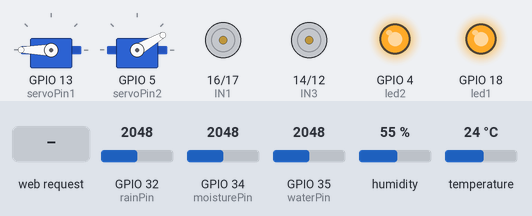
The sketch below on a simulated ESP32. Shown: 2 × servo, motor-driver pin pairs drawn as motors (green arrow = first pin HIGH = forward, orange = second pin HIGH = backward, longer = more drive, scaled by the enable pin), output pins drawn as LEDs (lit = HIGH). The inputs (shaded band) are chosen by the test bench; at power-on: GPIO 32 (rainPin) = 2048, GPIO 34 (moisturePin) = 2048, GPIO 35 (waterPin) = 2048, humidity 55 %, temperature 24 °C. What the sketch prints to the serial monitor is not drawn.

Above: at 1.2 s.
1.3 s: HTTP request GET /led1/on received
At 2.0 s:
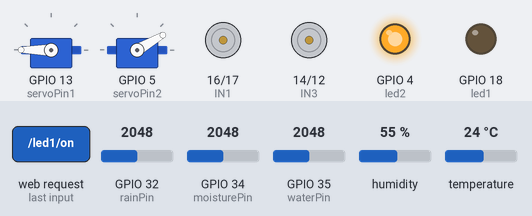
2.8 s: HTTP request GET /led2/on received
At 3.1 s:
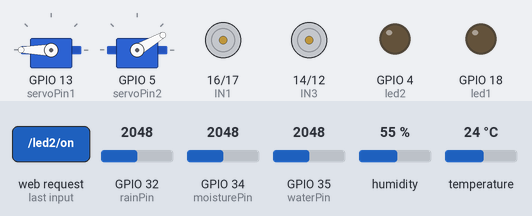
4.3 s: HTTP request GET /led1/off received
At 5.5 s:
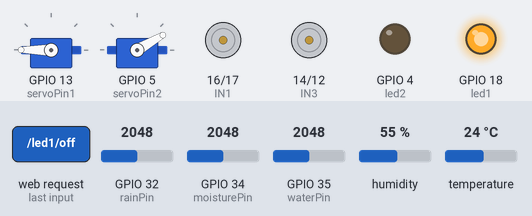
5.8 s: HTTP request GET /f received
At 6.6 s:
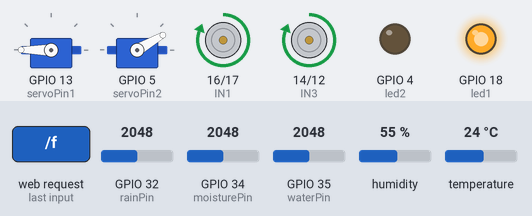
7.3 s: HTTP request GET /led2/off received
At 7.7 s:
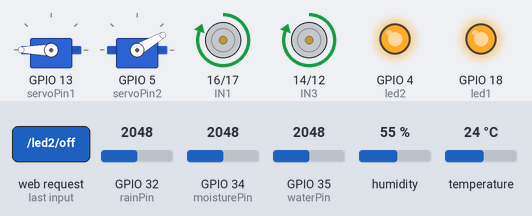
8.8 s: HTTP request GET /b received
At 10.1 s:
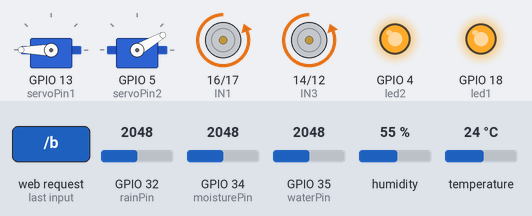
Timing chart, 0 to 11.3 s (numbered marks = the images above; inputs shaded):
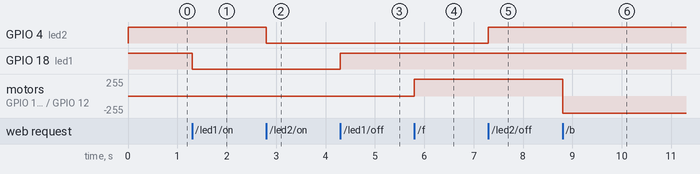

Measured:
- after the input at 1.3 s, GPIO 18 (led1): HIGH → LOW at once
- after the input at 2.8 s, GPIO 4 (led2): HIGH → LOW at once
- after the input at 4.3 s, GPIO 18 (led1): LOW → HIGH at once
- after the input at 5.8 s, motor on GPIO 16 (IN1) / GPIO 17 (IN2), motor on GPIO 14 (IN3) / GPIO 12 (IN4): stopped → forward 255/255 at once
- after the input at 7.3 s, GPIO 4 (led2): LOW → HIGH at once
- after the input at 8.8 s, motor on GPIO 16 (IN1) / GPIO 17 (IN2), motor on GPIO 14 (IN3) / GPIO 12 (IN4): forward 255/255 → backward 255/255 at once

The sketch:

AgroBot_Code.ino
```cpp
#include <WiFi.h>
#include <WebServer.h>
#include <DHT.h>
#include <ESP32Servo.h>

#define DHTPIN 15
#define DHTTYPE DHT11

DHT dht(DHTPIN, DHTTYPE);
WebServer server(80);

// Pins
int led1=18, led2=4;
int servoPin1=13, servoPin2=5;
int IN1=16, IN2=17, IN3=14, IN4=12;
int ENA=25, ENB=26;
int rainPin=32;
int waterPin=35;
int moisturePin=34;

Servo servo1, servo2;
int speedVal=255;

// WiFi
const char* ssid="ESP32-DASH";
const char* password="12345678";

// PWM
void setupPWM(){
  ledcAttach(ENA,1000,8);
  ledcAttach(ENB,1000,8);

  ledcWrite(ENA, speedVal);
  ledcWrite(ENB, speedVal);
}

// Motor
void stopMotor(){
digitalWrite(IN1,0); digitalWrite(IN2,0);
digitalWrite(IN3,0); digitalWrite(IN4,0);
}
void forward(){
digitalWrite(IN1,1); digitalWrite(IN2,0);
digitalWrite(IN3,1); digitalWrite(IN4,0);
}
void reverse(){
digitalWrite(IN1,0); digitalWrite(IN2,1);
digitalWrite(IN3,0); digitalWrite(IN4,1);
}

void left(){
digitalWrite(IN1,1); digitalWrite(IN2,0);
digitalWrite(IN3,0); digitalWrite(IN4,1);
}

void right(){
digitalWrite(IN1,0); digitalWrite(IN2,1);
digitalWrite(IN3,1); digitalWrite(IN4,0);
}

// Sensor JSON
String getData(){
float t=dht.readTemperature();
float h=dht.readHumidity();
if(isnan(t) || isnan(h)){
  t = 0;
  h = 0;
}

int sum=0;
for(int i=0;i<5;i++){
  sum += analogRead(moisturePin);
}
int raw = sum/5;


// calibration (important)
int dry = 4095;   // dry soil value
int wet = 1800;   // wet soil value (measure kore adjust korte paro)

int moisturePercent = map(raw, dry, wet, 0, 100);
moisturePercent = constrain(moisturePercent, 0, 100);

// ===== WATER LEVEL (PERCENTAGE) =====
int wRaw = analogRead(waterPin);

// calibration (your measured values)
int waterMin = 500;   // lowest
int waterMax = 2100;  // highest

int w = map(wRaw, waterMin, waterMax, 0, 100);
w = constrain(w, 0, 100);

// ===== RAIN SENSOR =====
int rainAnalog = analogRead(rainPin);

String rain;
if(rainAnalog < 2000){
  rain = "Raining";
}else{
  rain = "No Rain";
}
// ===== SERIAL OUTPUT =====

// DHT

Serial.print("Temp: ");
Serial.print(t);
Serial.print(" °C | Humidity: ");
Serial.println(h);

// Rain
Serial.print("Rain Value: ");
Serial.print(rainAnalog);
Serial.print(" → ");
Serial.println(rain);

// Water %
Serial.print("Water Level: ");
Serial.print(w);
Serial.println(" %");

// Moisture
Serial.print("Moisture Value: ");
Serial.print(raw);
Serial.print(" → ");

if(raw < 3000){
  Serial.println("Soil Wet");
}else{
  Serial.println("Soil Dry");
}

// gap
Serial.println("------------------");

return "{\"temp\":"+String(t)+",\"hum\":"+String(h)+",\"moist\":"+String(moisturePercent)+",\"water\":"+String(w)+",\"rain\":\""+rain+"\"}";
}

// HTML
String page = R"rawliteral(
<!DOCTYPE html><html>
<head>
<meta name="viewport" content="width=device-width, initial-scale=1">
<style>

body{
background:#0b3d2e;
color:white;
font-family:sans-serif;
text-align:center;
}

.card{
background:rgba(20,83,45,0.85);
backdrop-filter:blur(10px);
padding:20px;
margin:15px;
border-radius:18px;
box-shadow:0 8px 25px rgba(0,0,0,0.5);
border:1px solid rgba(255,255,255,0.08);
}

.card p{
text-align:left;
margin-left:10px;
}

/* LED SWITCH */
.switch{
position:relative;
display:inline-block;
width:80px;
height:40px;
margin:10px;
}
.switch input{display:none;}

.slider{
position:absolute;
cursor:pointer;
background:#ffffff;
border-radius:999px;   /* 👈 perfect pill */
top:0;
left:0;
width:80px;
height:40px;
transition:0.4s;
}

.slider:before{
content:"";
position:absolute;
height:30px;
width:30px;
left:5px;
top:50%;
transform:translateY(-50%);
background:#22c55e;
border-radius:50%;
transition:0.4s;
}

input:checked + .slider{
background:#22c55e;
}
input:checked + .slider:before{
background:white;
transform:translate(40px, -50%);   /* 👈 center + move */
}

/* MOVEMENT PAD */
.pad{
position:relative;
width:220px;
height:220px;
margin:auto;
}
.btn{
position:absolute;
width:70px;
height:70px;
border-radius:50%;
border:none;
font-size:22px;
color:white;
box-shadow:0 6px 12px rgba(0,0,0,0.5);
transition:all 0.15s ease;
}
/* CLICK EFFECT */
.btn:active{
transform:scale(0.9);
box-shadow:0 2px 4px rgba(0,0,0,0.6);
filter:brightness(1.3);
}

.btn.active{
transform:scale(0.9);
box-shadow:0 2px 4px rgba(0,0,0,0.6);
filter:brightness(1.3);
}

.up{ top:0; left:75px; background:#22c55e;}
.down{ bottom:0; left:75px; background:#3b82f6;}
.left{ left:0; top:75px; background:#ef4444;}
.right{ right:0; top:75px; background:#f59e0b;}

/* SLIDER BG color */
input[type=range]{
width:90%;
margin:15px;
appearance:none;
height:20px;
border-radius:10px;
outline:none;

/* 👇 dynamic fill */
background:linear-gradient(to right, #22c55e 0%, #22c55e 0%, #ffffff 0%, #ffffff 100%);
}

input[type=range]::-webkit-slider-thumb{
appearance:none;
width:30px;
height:30px;
background:#065f46;    /* Slider Circle color */
border-radius:50%;
cursor:pointer;
}


/* WATER LEVEL */
.water-box{
width:80%;
height:30px;
background:#022c22;
margin:10px auto;
border-radius:10px;
overflow:hidden;
}

.water-fill{
height:100%;
width:0%;
background:linear-gradient(90deg,#4ade80,#22c55e,#16a34a);
transition:width 0.5s;
}
*{
color:white !important;
}
</style></head>
<body>

<h2>SMART DASHBOARD</h2>

<div class="card">
<h3>Sensors</h3>

<p>Temp:  <span id=t></span></p>
<p>Hum:  <span id=h></span> %</p>
<p>Moist:  <span id=m></span> %</p>
<p>Water Level:  <span id=w></span> %</p>
<div class="water-box">
  <div id="waterFill" class="water-fill"></div>
</div>
<p>Rain:  <span id=r></span></p>
</div>

<div class="card">
<h3>CONTROL</h3>

<p>Pump</p>
<label class="switch">
  <input type="checkbox" onchange="fetch('/led1/'+(this.checked?'on':'off'))">
  <span class="slider"></span>
</label>

<p>Grass-Cutter</p>
<label class="switch">
  <input type="checkbox" onchange="fetch('/led2/'+(this.checked?'on':'off'))">
  <span class="slider"></span>
</label>

</div>

<div class="card">
<h3>Soil</h3>

<p>Sensor</p>
<input type="range" min="0" max="180" value="0" onchange="fetch('/s1?val='+this.value)">

<p>Plough</p>
<input type="range" min="0" max="180" value="0" onchange="fetch('/s2?val='+this.value)">
</div>

<div class="card">
<h3>Movement</h3>

<div class="pad">
  <button class="btn up"
    onmousedown="move('f')" onmouseup="stopMotor()"
    ontouchstart="move('f')" ontouchend="stopMotor()"></button>

  <button class="btn left"
    onmousedown="move('l')" onmouseup="stopMotor()"
    ontouchstart="move('l')" ontouchend="stopMotor()"></button>

  <button class="btn right"
    onmousedown="move('r')" onmouseup="stopMotor()"
    ontouchstart="move('r')" ontouchend="stopMotor()"></button>

  <button class="btn down"
    onmousedown="move('b')" onmouseup="stopMotor()"
    ontouchstart="move('b')" ontouchend="stopMotor()"></button>
</div>

<p>Speed</p>
<input type="range" min="0" max="255" value="255" onchange="fetch('/speed?val='+this.value)">
</div>


<script>
function move(dir){
  fetch('/'+dir);
}

function stopMotor(){
  fetch('/s');
}

setInterval(()=>{
fetch('/data').then(r=>r.json()).then(d=>{
t.innerText=d.temp;
h.innerText=d.hum;
m.innerText=d.moist;
w.innerText=d.water;
document.getElementById("waterFill").style.width = d.water + "%";
r.innerText=d.rain;
});
},1000);
document.querySelectorAll("input[type=range]").forEach(slider=>{
  function updateSlider(){
    let val = (slider.value - slider.min) / (slider.max - slider.min) * 100;
    slider.style.background = `linear-gradient(to right, #22c55e ${val}%, #ffffff ${val}%)`;
  }

  slider.addEventListener("input", updateSlider);

  // initial load
  updateSlider();
});
document.querySelectorAll(".btn").forEach(btn=>{
  btn.addEventListener("touchstart", ()=>{
    btn.classList.add("active");
  });

  btn.addEventListener("touchend", ()=>{
    btn.classList.remove("active");
  });
});

</script>

</body></html>
)rawliteral";

void setup(){
Serial.begin(115200);

pinMode(led1,OUTPUT);
pinMode(led2,OUTPUT);
digitalWrite(led1, 1); // OFF (Active LOW)
digitalWrite(led2, 1); // OFF

pinMode(IN1,OUTPUT); pinMode(IN2,OUTPUT);
pinMode(IN3,OUTPUT); pinMode(IN4,OUTPUT);

pinMode(rainPin, INPUT);

servo1.attach(servoPin1);
servo2.attach(servoPin2);
servo1.write(180);   // 👇 Servo initial 180 degree
servo2.write(30);   // 👇 Servo initial 30 degree

setupPWM();
dht.begin();

WiFi.softAP(ssid,password);

server.on("/",[]{server.send(200,"text/html",page);});
server.on("/data",[]{server.send(200,"application/json",getData());});

server.on("/led1/on",[]{digitalWrite(led1,0);server.send(200,"text","OK");});
server.on("/led1/off",[]{digitalWrite(led1,1);server.send(200,"text","OK");});

server.on("/led2/on",[]{digitalWrite(led2,0);server.send(200,"text","OK");});
server.on("/led2/off",[]{digitalWrite(led2,1);server.send(200,"text","OK");});

server.on("/s1",[]{
  int val = server.arg("val").toInt();
  int angle = 180 - val ;    //servo1 last angle
  servo1.write(angle);
  server.send(200,"text","OK");
});

server.on("/s2",[]{
  int val = server.arg("val").toInt();
  int angle = 30 - (val / 6);   // servo2: 30 → 0
  if(angle < 0) angle = 0;      // safety
  servo2.write(angle);
  server.send(200,"text","OK");
});

server.on("/f",[]{forward();});
server.on("/b",[]{reverse();});
server.on("/l",[]{left();});
server.on("/r",[]{right();});
server.on("/s",[]{stopMotor();});

server.on("/speed",[](){
  speedVal=server.arg("val").toInt();
ledcWrite(ENA,speedVal);
ledcWrite(ENB,speedVal);
server.send(200,"text","OK");
});

server.begin();
}

void loop(){
  server.handleClient();

  static unsigned long last=0;
  if(millis()-last>2000){
    last=millis();

    Serial.println("----- SENSOR -----");
    Serial.println(getData());
  }
}
```
